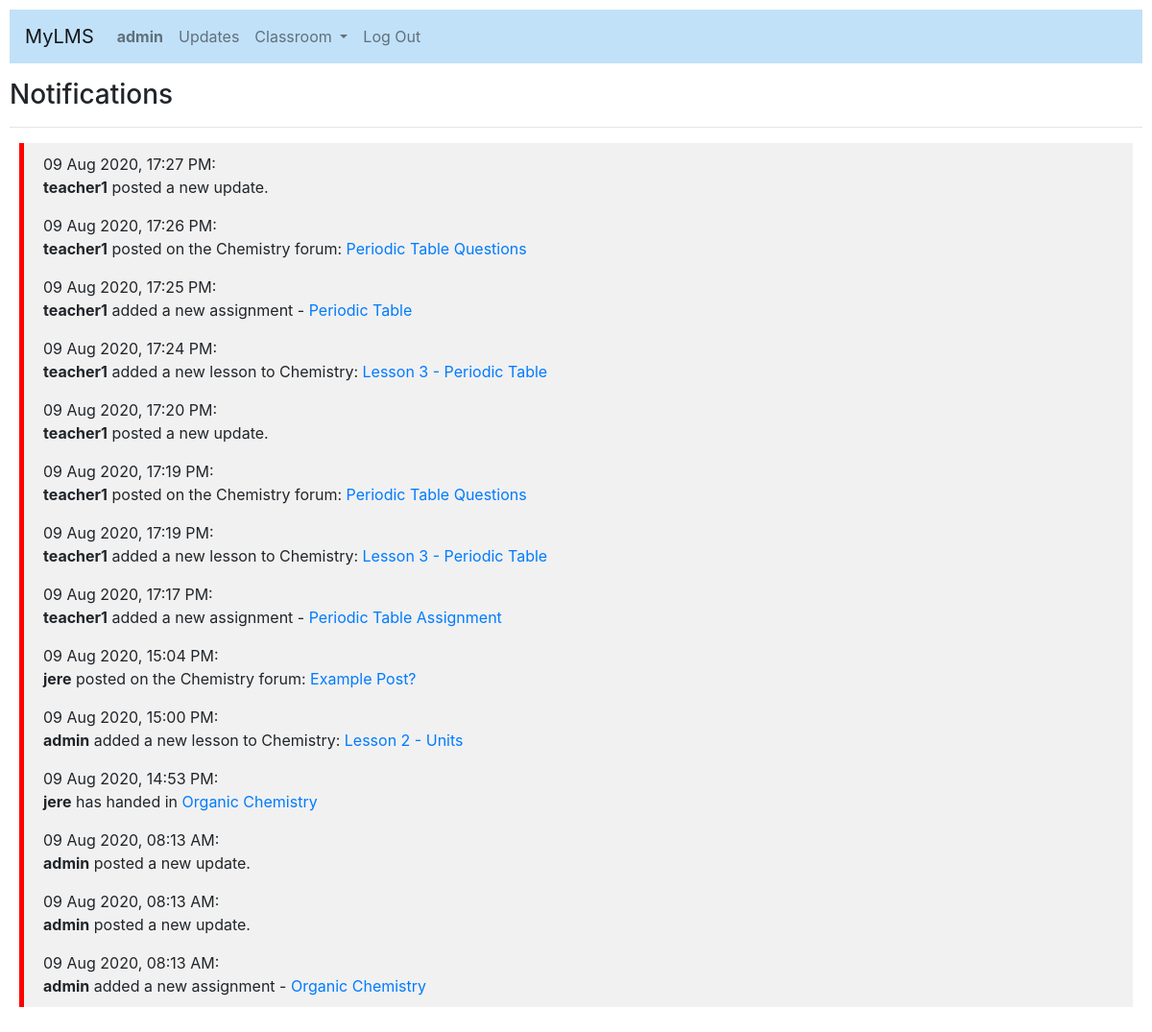
Screenshot of /notif (signed in) with the database file from the repository.
### lms/models.py (models this page shows)
class User(AbstractUser):
    role = models.CharField(max_length=32, choices=ROLES, default='student')
    approved = models.BooleanField(default=None, null=True)
    subjects = models.ManyToManyField(Subject, blank=True, related_name="subjects")
    notifs = models.ManyToManyField(Notification, blank=True, related_name="notif")

class Notification(models.Model):
    timestamp = models.DateTimeField(auto_now_add=True)
    text = models.CharField(max_length=256, null=True)

### lms/views.py (the view)
# urls.py: path("notif", views.notification, name="notification"),
def notification(request):
    return render(request, "lms/notification.html", {
        'notifs': request.user.notifs.all().order_by('-timestamp'),
    })

### lms/templates/lms/notification.html
{% extends "lms/layout.html" %}
{% block body %}
    {% if user.is_authenticated %}
        <h3>Notifications</h3>
        <hr>
        <div class="notifs">
            <ul>
            {% if notifs|length > 0 %}
                {% for notif in notifs %}
                    <li>{{ notif.timestamp|date:'d M Y, H:i A' }}:<br/>{{ notif.text | safe }}</li>
                {% endfor %}
            </ul>
            {% else %}
                No updates to show.
            {% endif %}
        </div>
    {% else %}
    You must be logged in to view this page.
    {% endif %}
{% endblock %}

### lms/templates/lms/layout.html (shortened to what this page needs)
{% load static %}
<!DOCTYPE html>
<html lang="en">
    <head>
        <link rel="stylesheet" href="https://stackpath.bootstrapcdn.com/bootstrap/4.4.1/css/bootstrap.min.css">
        <link href="{% static 'lms/styles.css' %}" rel="stylesheet">
        <link rel="stylesheet" href="https://cdn.jsdelivr.net/npm/flatpickr/dist/flatpickr.min.css">
    </head>
    <body>
        <nav class="navbar navbar-expand-lg navbar-light" style="background-color: #c1e1f8;">
            <a class="navbar-brand" href="#">MyLMS</a>
            <div class="collapse navbar-collapse" id="navbarSupportedContent">
              <ul class="navbar-nav mr-auto">
                {% if user.is_authenticated %}
                    <li class="nav-item">
                        <a class="nav-link" href="{% url 'notification' %}"><strong>{{ user.username }}</strong></a>
                    </li>
                {% endif %}
                {% if user.is_authenticated %}
                    <li class="nav-item">
                        <a class="nav-link" href="{% url 'index' %}">Updates</a>
                    </li>
                    <li class="nav-item dropdown">
                        <a class="nav-link dropdown-toggle" href="#" id="navbarDropdown" role="button" data-toggle="dropdown" aria-haspopup="true" aria-expanded="false">
                            Classroom
                        </a>
                    </li>
                    <li class="nav-item">
                        <a class="nav-link" href="{% url 'logout' %}">Log Out</a>
                    </li>
                {% endif %}
              </ul>
            </div>
          </nav>
        <div class="body">
            {% block body %}
            {% endblock %}
        </div>
    </body>
</html>

### lms/static/lms/styles.css (style rules this page uses)
body { padding: 10px; }
.navbar { margin-bottom: 1rem; }
.notifs { margin: 10px; }
.notifs ul { border-left: 5px solid red; background-color: #f1f1f1; list-style-type: none; padding: 10px 20px; }
.notifs ul li { margin-bottom: 1rem; }
.notifs ul li:last-child { margin-bottom: 0; }

### rows the page displays
User: username "admin"
Notification: timestamp "09 Aug 2020, 17:27 PM", text "teacher1 posted a new update."
Notification: timestamp "09 Aug 2020, 17:26 PM", text "teacher1 posted on the Chemistry forum: Periodic Table Questions"
Notification: timestamp "09 Aug 2020, 17:25 PM", text "teacher1 added a new assignment - Periodic Table"
Notification: timestamp "09 Aug 2020, 17:24 PM", text "teacher1 added a new lesson to Chemistry: Lesson 3 - Periodic Table"
Notification: timestamp "09 Aug 2020, 17:20 PM", text "teacher1 posted a new update."
Notification: timestamp "09 Aug 2020, 17:19 PM", text "teacher1 posted on the Chemistry forum: Periodic Table Questions"
Notification: timestamp "09 Aug 2020, 17:19 PM", text "teacher1 added a new lesson to Chemistry: Lesson 3 - Periodic Table"
Notification: timestamp "09 Aug 2020, 17:17 PM", text "teacher1 added a new assignment - Periodic Table Assignment"
Notification: timestamp "09 Aug 2020, 15:04 PM", text "jere posted on the Chemistry forum: Example Post?"
Notification: timestamp "09 Aug 2020, 15:00 PM", text "admin added a new lesson to Chemistry: Lesson 2 - Units"
Notification: timestamp "09 Aug 2020, 14:53 PM", text "jere has handed in Organic Chemistry"
Notification: timestamp "09 Aug 2020, 08:13 AM", text "admin posted a new update."
Notification: timestamp "09 Aug 2020, 08:13 AM", text "admin posted a new update."
Notification: timestamp "09 Aug 2020, 08:13 AM", text "admin added a new assignment - Organic Chemistry"
